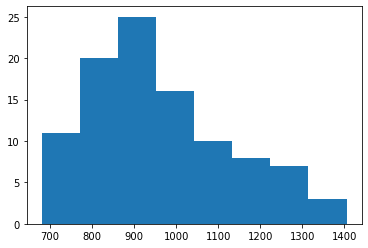

This figure's Python source:
# -*- coding: utf-8 -*-
"""
Created on Sat Aug 29 17:07:29 2020

@author: Claudio Collado

"""

#Ejercicio 4.15

import numpy as np

def crear_album(figus_total):
    album = np.zeros(figus_total,dtype=int)
    return album


#Ejercicio 4.16

def album_incompleto(album):
    if 0 in album:
        return True
    else:
        return False
    

#Ejercicio 4.17

import random
def comprar_figu(figus_total):
    numero_figu = random.randint(1,figus_total)
    return numero_figu


#Ejercicio 4.18

def cuantas_figus(figus_total):
    album = crear_album(figus_total)
    condicion = True
    while condicion:
        num_figu = comprar_figu(figus_total)
        album[num_figu - 1] += 1
        condicion = album_incompleto(album)
    return album.sum()

#%%
#Ejercicio 4.19

n_repeticiones = 1000
figus_total = 6
L = [cuantas_figus(figus_total) for i in range(n_repeticiones)]
promedio = np.mean(L)
print(promedio)

#%%
#Ejercicio 4.20

n_repeticiones = 100
figus_total = 670
L = [cuantas_figus(figus_total) for i in range(n_repeticiones)]
promedio = np.mean(L)
print(promedio)

#%%
#Ejercicio 4.21

import random
paquete = []
for i in range(5):
    numero_figu = random.randint(1,670)
    paquete.append(numero_figu)

print(paquete)
#%%
#Ejercicio 4.22

import random
def comprar_paquete(figus_total,figus_paquete):
    paquete = []
    for i in range(figus_paquete):
        numero_figu = random.randint(1,figus_total)
        paquete.append(numero_figu)
    return paquete

print(comprar_paquete(670,5))

#%%
#Ejercicio 4.23

def crear_album(figus_total):
    album = np.zeros(figus_total,dtype=int)
    return album

def album_incompleto(album):
    if 0 in album:
        return True
    else:
        return False

import random
def comprar_paquete(figus_total,figus_paquete):
    paquete = []
    for i in range(figus_paquete):
        numero_figu = random.randint(1,figus_total)
        paquete.append(numero_figu)
    return paquete


def cuantos_paquetes(figus_total,figus_paquete):
    album = crear_album(figus_total)
    condicion = True
    paquetes = 0
    while condicion:
        paquete = comprar_paquete(figus_total,figus_paquete)
        paquetes += 1
        for i in paquete:
            album[i - 1] += 1
        condicion = album_incompleto(album)
    return paquetes

print(cuantos_paquetes(670,5))

#%%
#Ejercicio 4.24

n_repeticiones = 10000
figus_total = 670
figus_paquete = 5

L = [cuantos_paquetes(figus_total, figus_paquete) for i in range(n_repeticiones)]
promedio = np.mean(L)
print(promedio)

#Casos probados:
    #n_repeticiones = 100
        #Promedio 955.1
    #n_repeticiones = 1000
        #Promedio 954.343
        
#%%
#Ejercicio 4.25

n_repeticiones = 100
figus_total = 670
figus_paquete = 5

L = [cuantos_paquetes(figus_total, figus_paquete) for i in range(n_repeticiones)]
L_array = np.array(L)
cumplen = L_array[L_array<=850]

prob = len(cumplen) / n_repeticiones

print(f'La probabilidad de de completar el álbum con 850 paquetes o meno es: {prob*100:.2f}.')


#%%
#Ejercicio 4.26

n_repeticiones = 100
figus_total = 670
figus_paquete = 5

L = [cuantos_paquetes(figus_total, figus_paquete) for i in range(n_repeticiones)]

import matplotlib.pyplot as plt
plt.hist(L,bins='auto')

#%%
#Ejercicio 4.27

def crear_album(figus_total):
    album = np.zeros(figus_total,dtype=int)
    return album

def album_incompleto(figus_total,album):
    numero_cumple = figus_total*0.10
    num_ceros = list(album).count(0)
    if num_ceros < numero_cumple:
        return False
    else:
        return True

import random
def comprar_paquete(figus_total,figus_paquete):
    paquete = []
    for i in range(figus_paquete):
        numero_figu = random.randint(1,figus_total)
        paquete.append(numero_figu)
    return paquete

def cuantos_paquetes(figus_total,figus_paquete):
    album = crear_album(figus_total)
    condicion = True
    paquetes = 0
    while condicion:
        paquete = comprar_paquete(figus_total,figus_paquete)
        paquetes += 1
        for i in paquete:
            album[i - 1] += 1
        condicion = album_incompleto(figus_total,album)
    return paquetes

n_repeticiones = 1000
figus_total = 670
figus_paquete = 5

L = [cuantos_paquetes(figus_total, figus_paquete) for i in range(n_repeticiones)]
promedio = np.mean(L)
print(promedio)

#Casos probados:
    #n_repeticiones = 100
        #Promedio 309.04
    #n_repeticiones = 1000
        #Promedio 310.657
        
#%%
#Ejercicio 4.28 

def crear_album(figus_total):
    album = np.zeros(figus_total,dtype=int)
    return album

def album_incompleto(album):
    if 0 in album:
        return True
    else:
        return False

#Con respecto a lo realiza previamente aca modifique el contenido de la funcion
import random
def comprar_paquete(figus_total,figus_paquete):
    figuritas_disponibles = list(range(1,figus_total+1)) #Genero un listado de figuritas
    figuritas = random.sample(figuritas_disponibles,k=figus_paquete) #Tomo 5 sin repeticion
    return figuritas


#Con respecto a lo realiza previamente aca modifique solo el nombre de la funcion
def cuantos_paquetes_sin_repeticion(figus_total,figus_paquete):
    album = crear_album(figus_total)
    condicion = True
    paquetes = 0
    while condicion:
        paquete = comprar_paquete(figus_total,figus_paquete)
        paquetes += 1
        for i in paquete:
            album[i - 1] += 1
        condicion = album_incompleto(album)
    return paquetes

#%%
#Ejercicio 4.28 - Repeticion del Item 4.24

n_repeticiones = 100
figus_total = 670
figus_paquete = 5

L = [cuantos_paquetes_sin_repeticion(figus_total, figus_paquete) for i in range(n_repeticiones)]
promedio = np.mean(L)
print(promedio)

#Casos probados:
    #n_repeticiones = 100
        #Promedio 936.18
    #n_repeticiones = 1000
        #Promedio 944.527

#%%
#Ejercicio 4.25#Ejercicio 4.28 - Repeticion del Item 4.25

n_repeticiones = 100
figus_total = 670
figus_paquete = 5

L = [cuantos_paquetes_sin_repeticion(figus_total, figus_paquete) for i in range(n_repeticiones)]
L_array = np.array(L)
cumplen = L_array[L_array<=850]

prob = len(cumplen) / n_repeticiones

print(f'La probabilidad de de completar el álbum con 850 paquetes o meno es: {prob*100:.2f}.')

#%%
#Ejercicio 4.28 - Repeticion del Item 4.26

n_repeticiones = 100
figus_total = 670
figus_paquete = 5

L = [cuantos_paquetes_sin_repeticion(figus_total, figus_paquete) for i in range(n_repeticiones)]

import matplotlib.pyplot as plt
plt.hist(L,bins='auto')

#%%
#Ejercicio 4.28 - Repeticion del Item 4.27

def crear_album(figus_total):
    album = np.zeros(figus_total,dtype=int)
    return album

def album_incompleto(figus_total,album):
    numero_cumple = figus_total*0.10
    num_ceros = list(album).count(0)
    if num_ceros < numero_cumple:
        return False
    else:
        return True

import random
def comprar_paquete(figus_total,figus_paquete):
    figuritas_disponibles = list(range(1,figus_total+1)) #Genero un listado de figuritas
    figuritas = random.sample(figuritas_disponibles,k=figus_paquete) #Tomo 5 sin repeticion
    return figuritas

def cuantos_paquetes_sin_repeticion(figus_total,figus_paquete):
    album = crear_album(figus_total)
    condicion = True
    paquetes = 0
    while condicion:
        paquete = comprar_paquete(figus_total,figus_paquete)
        paquetes += 1
        for i in paquete:
            album[i - 1] += 1
        condicion = album_incompleto(figus_total,album)
    return paquetes

n_repeticiones = 1000
figus_total = 670
figus_paquete = 5

L = [cuantos_paquetes_sin_repeticion(figus_total, figus_paquete) for i in range(n_repeticiones)]
promedio = np.mean(L)
print(promedio)

#Casos probados:
    #n_repeticiones = 100
        #Promedio 307.56
    #n_repeticiones = 1000
        #Promedio 308.884
    
